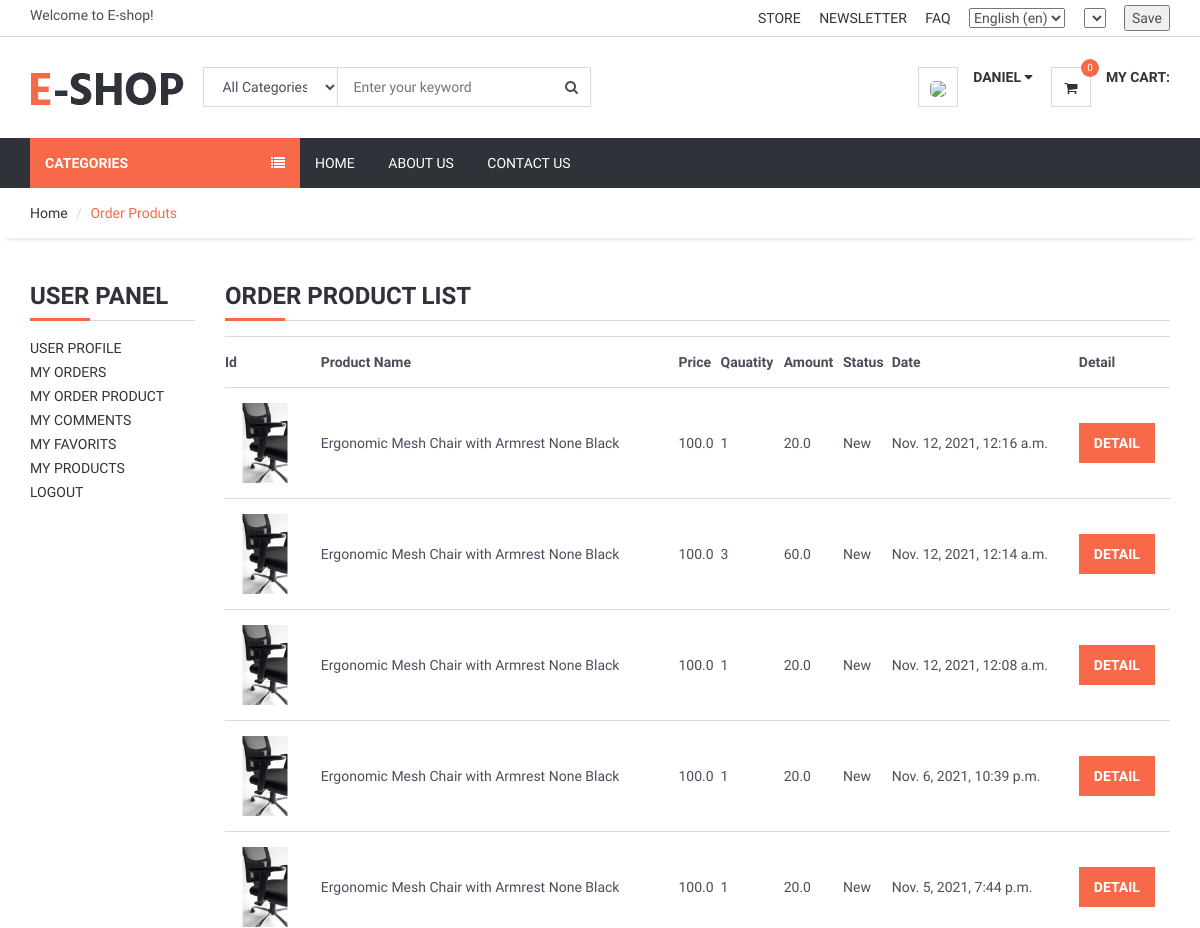
Page /user/orders_product/ (signed in, upper part) on the earlier database version.
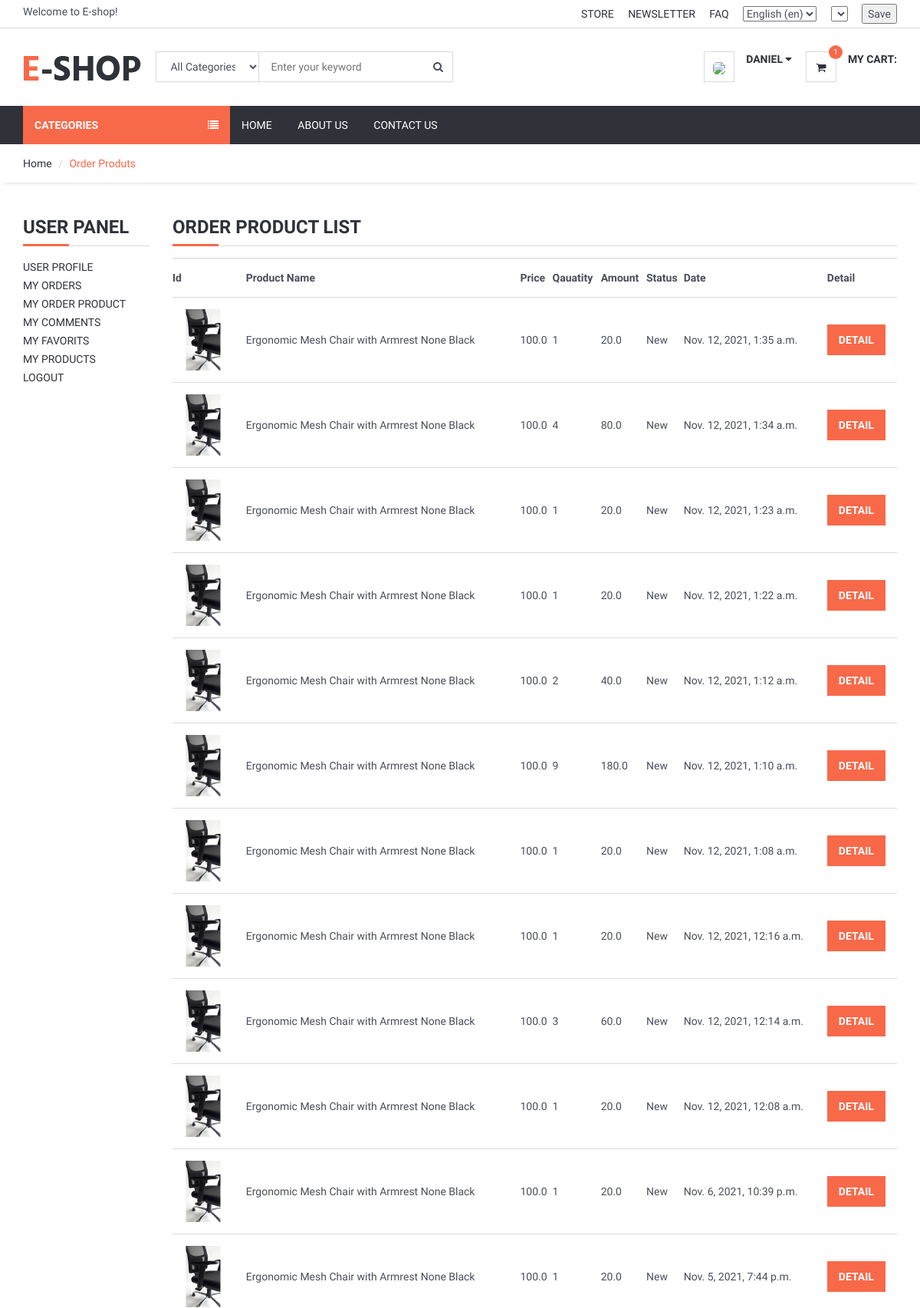
Same page on the later database version.
### order/models.py (models this page shows, shortened)
class OrderProduct(models.Model):
    STATUS = (
        ('New', 'New'),
        ('Accepted', 'Accepted'),
        ('Canceled', 'Canceled'),
    )
    order = models.ForeignKey(Order, on_delete=models.CASCADE)
    user = models.ForeignKey(User, on_delete=models.CASCADE)
    product = models.ForeignKey(Product, on_delete=models.CASCADE)
    variant = models.ForeignKey(Variants, on_delete=models.SET_NULL,blank=True, null=True) # relation with varinat
    quantity = models.IntegerField()
    price = models.FloatField()
    amount = models.FloatField()
    status = models.CharField(max_length=10, choices=STATUS, default='New')
    create_at = models.DateTimeField(auto_now_add=True)
    update_at = models.DateTimeField(auto_now=True)

### product/models.py (models this page shows, shortened)
class Variants(models.Model):
    title = models.CharField(max_length=100, blank=True,null=True)
    product = models.ForeignKey(Product, on_delete=models.CASCADE)
    color = models.ForeignKey(Color, on_delete=models.CASCADE,blank=True,null=True)
    size = models.ForeignKey(Size, on_delete=models.CASCADE,blank=True,null=True)
    image_id = models.IntegerField(blank=True,null=True,default=0)
    quantity = models.IntegerField(default=1)
    price = models.DecimalField(max_digits=12, decimal_places=2,default=0)
    def image(self):
        img = Images.objects.get(id=self.image_id)
        if img.id is not None:
             varimage=img.image.url
        else:
            varimage=""
        return varimage

class Images(models.Model):
    product=models.ForeignKey(Product,on_delete=models.CASCADE)
    title = models.CharField(max_length=50,blank=True)
    image = models.ImageField(blank=True, upload_to='images/')

class Product(models.Model):
    STATUS = (
        ('True', 'True'),
        ('False', 'False'),
    )
    VARIANTS = (
        ('None', 'None'),
        ('Size', 'Size'),
        ('Color', 'Color'),
        ('Size-Color', 'Size-Color'),
    )
    category = models.ForeignKey(Category, on_delete=models.CASCADE) #many to one relation with Category
    title = models.CharField(max_length=150)
    keywords = models.CharField(max_length=255)
    description = models.TextField(max_length=255)
    image=models.ImageField(upload_to='images/',null=False)
    price = models.DecimalField(max_digits=12, decimal_places=2,default=0)
    amount=models.IntegerField(default=0)
    minamount=models.IntegerField(default=3)
    variant=models.CharField(max_length=10,choices=VARIANTS, default='None')
    detail=RichTextUploadingField()
    slug = models.SlugField(null=False, unique=True)
    status=models.CharField(max_length=10,choices=STATUS)
    create_at=models.DateTimeField(auto_now_add=True)
    update_at=models.DateTimeField(auto_now=True)

class Color(models.Model):
    name = models.CharField(max_length=20)
    code = models.CharField(max_length=10, blank=True,null=True)
    def __str__(self):
        return self.name

### user/views.py (the view)
# urls.py: path('orders_product/', views.user_order_product, name='user_order_product'),
@login_required(login_url='/login') # Check login
def user_order_product(request):
    current_user = request.user
    order_product = OrderProduct.objects.filter(user_id=current_user.id).order_by('-id')
    context = {#'category': category,
               'order_product': order_product,
               }
    return render(request, 'user_order_products.html', context)

### home/templatetags/myapptags.py (called while the page is built)
@register.simple_tag
def shopcartcount(userid):
    count = ShopCart.objects.filter(user_id=userid).count()
    return count

### user/templates/user_order_products.html (shortened to what this page needs)
{% extends 'homebase.html' %}
{% block sidebar %} {% include 'sidebar.html' %} {% endblock %}
{% block body %}
    <div id="breadcrumb">
        <div class="container">
            <ul class="breadcrumb">
                <li><a href="/">Home</a></li>
                <li class="active">Order Produts</li>
            </ul>
        </div>
    </div>
    <div class="section">
        <div class="container">
            <div class="row">
                <div class="col-md-2">
                    {% include "user_panel.html" %}
                </div>
                <div class="col-md-10">
                    <div class="order-summary clearfix">
                        <div class="section-title">
                            <h3 class="title">Order Product List</h3>
                        </div>
                        <table class="shopping-cart-table table">
                            <tr>
                                <th class="text-left">Id </th>
                                <th class="text-left">Product Name </th>
                                <th class="text-left">Price </th>
                                <th class="text-left">Qauatity </th>
                                <th class="text-left">Amount </th>
                                <th class="text-left">Status </th>
                                <th class="text-left">Date </th>
                                <th class="text-left">Detail </th>
                            </tr>
                            {% for rs in order_product %}
                                <tr>
                                    <td class="text-left">
                                        <a href="/product/{{ rs.product_id }}/{{ rs.product.slug }}">
                                            {% if rs.variant.image_id > 0 %}
                                                <img src="{{rs.variant.image }}" alt="" style="height: 80px">
                                            {% else %}
                                                <img src="{{rs.product.image.url}}" alt="" style="height: 80px">
                                            {% endif %}
                                        </a>
                                    </td>
                                    <td>{{ rs.product.title}} {{ rs.variant.size }}   {{ rs.variant.color }}</td>
                                    <td class="text-left">{{ rs.price}} </td>
                                    <td class="text-left">{{ rs.quantity}} </td>
                                    <td class="text-left">{{ rs.amount}} </td>
                                    <td class="text-left">{{ rs.status}} </td>
                                    <td class="text-left">{{ rs.create_at}} </td>
                                    <td class="text-left"><a class="primary-btn" href="/user/order_product_detail/{{ rs.id }}/{{ rs.order.id}}"> Detail </a></td>
                                </tr>
                            {% endfor %}
                        </table>
                    </div>
                </div>
            </div>
        </div>
    </div>
{% endblock %}

### home/templates/header.html (shortened to what the changed rows need)
{% load static %}
{% load i18n %}
{% load currency %}
<header>
    <div id="header">
        <div class="container">
            <div class="pull-right" >
                <ul class="header-btns">
                    <li class="header-cart dropdown default-dropdown">
                        <a href="{% url 'shopcart'%}" >
                            <div class="header-btns-icon">
                                <i class="fa fa-shopping-cart"></i>
                                {% load myapptags %}
                                {% shopcartcount user.id as count %}
                                <span class="qty">{{ count }}</span>
                            </div>
                            <br>
                        </a>
                    </li>
                </ul>
            </div>
        </div>
    </div>
</header>

Differences in the rows shown:
added OrderProduct: variant.image (picture), product "Ergonomic Mesh Chair with Armrest", variant.size "None", variant.color "Black", price "100.0", quantity "1", amount "20.0", status "New", create_at "Nov. 12, 2021, 1:35 a.m."
added OrderProduct: variant.image (picture), product "Ergonomic Mesh Chair with Armrest", variant.size "None", variant.color "Black", price "100.0", quantity "4", amount "80.0", status "New", create_at "Nov. 12, 2021, 1:34 a.m."
added OrderProduct: variant.image (picture), product "Ergonomic Mesh Chair with Armrest", variant.size "None", variant.color "Black", price "100.0", quantity "1", amount "20.0", status "New", create_at "Nov. 12, 2021, 1:23 a.m."
added OrderProduct: variant.image (picture), product "Ergonomic Mesh Chair with Armrest", variant.size "None", variant.color "Black", price "100.0", quantity "1", amount "20.0", status "New", create_at "Nov. 12, 2021, 1:22 a.m."
added OrderProduct: variant.image (picture), product "Ergonomic Mesh Chair with Armrest", variant.size "None", variant.color "Black", price "100.0", quantity "2", amount "40.0", status "New", create_at "Nov. 12, 2021, 1:12 a.m."
added OrderProduct: variant.image (picture), product "Ergonomic Mesh Chair with Armrest", variant.size "None", variant.color "Black", price "100.0", quantity "9", amount "180.0", status "New", create_at "Nov. 12, 2021, 1:10 a.m."
added OrderProduct: variant.image (picture), product "Ergonomic Mesh Chair with Armrest", variant.size "None", variant.color "Black", price "100.0", quantity "1", amount "20.0", status "New", create_at "Nov. 12, 2021, 1:08 a.m."
Other differences:
{{ count }}: "0" → "1"
